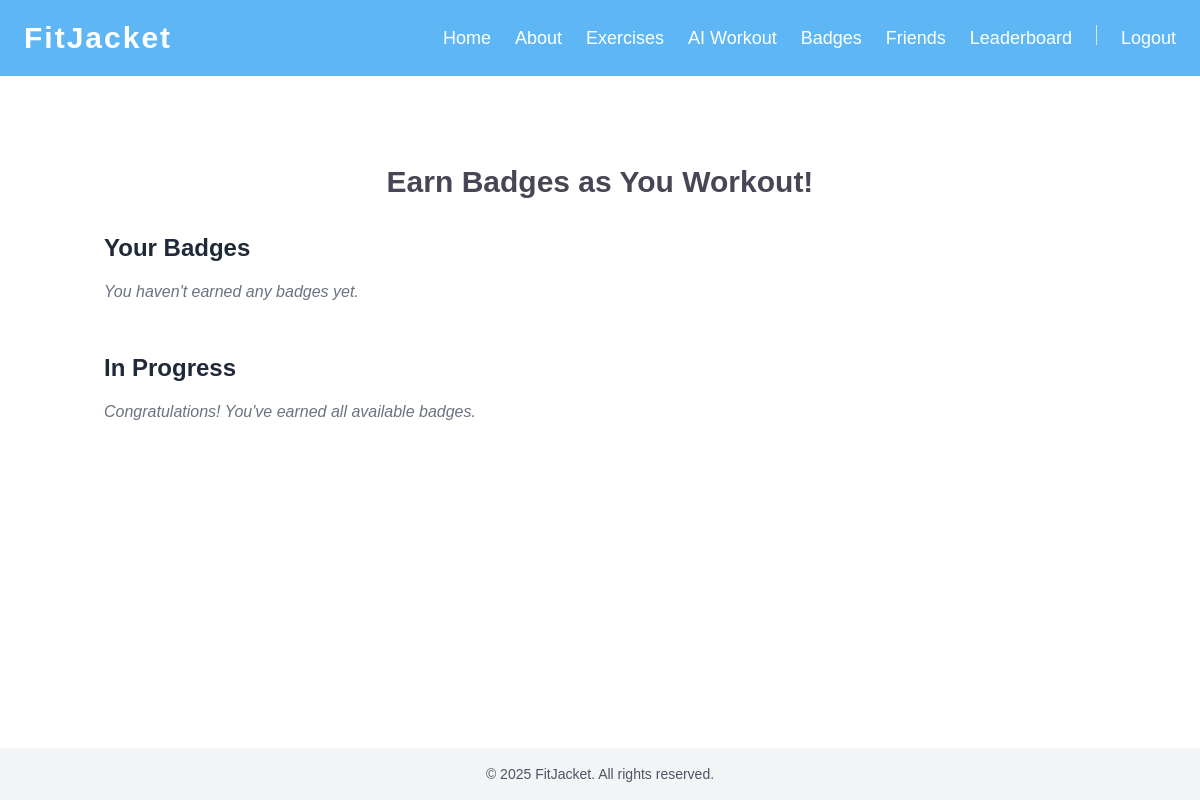
The app's page /aiworkout/badges/ (signed in), older data.
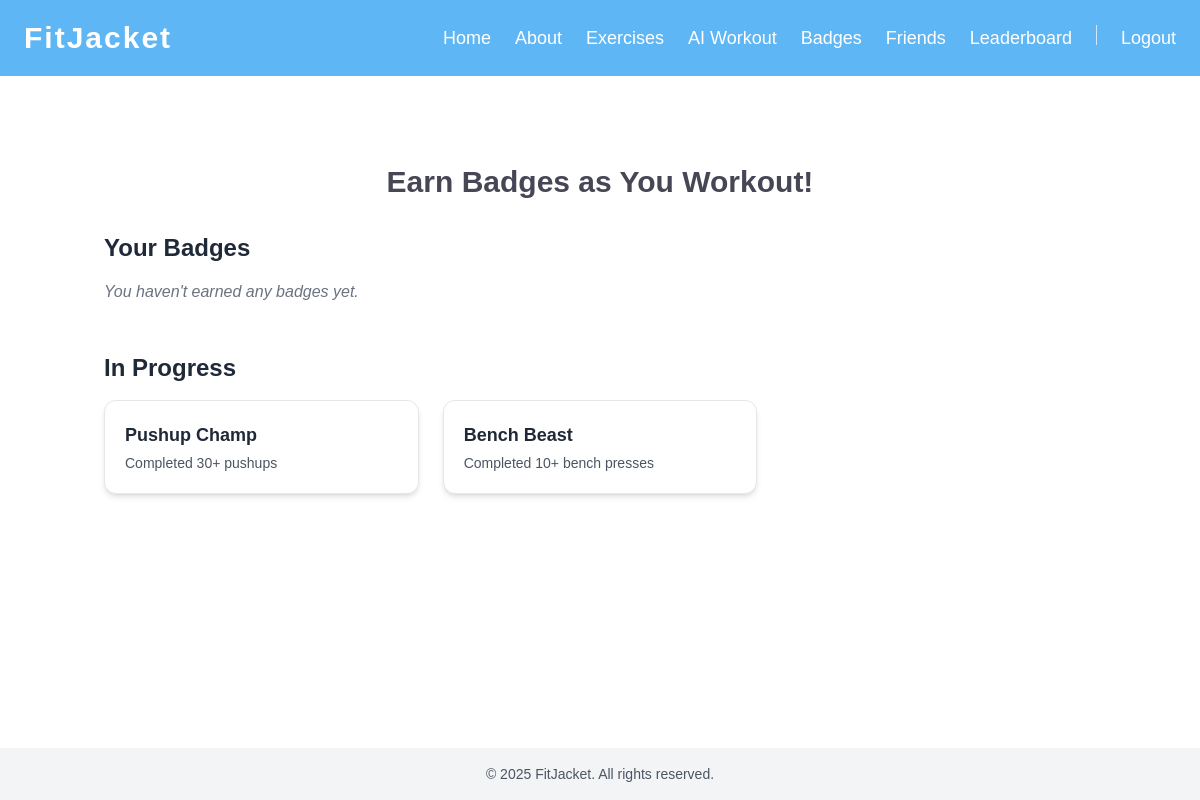
The same page, newer data.
### aiworkout/models.py (models this page shows, shortened)
class Badge(models.Model):
    name = models.CharField(max_length=100)
    description = models.TextField()
    rule_type = models.CharField(max_length=100)  # e.g., 'pushup', 'bench_press'
    threshold = models.PositiveIntegerField()      # e.g., 30 reps

### aiworkout/views.py (the view)
# urls.py: path('badges/', views.badges_view, name='badges'),
@login_required
def badges_view(request):
    user = request.user
    earned = Badge.objects.filter(userbadge__user=user)
    unearned = Badge.objects.exclude(pk__in=earned.values_list('pk', flat=True))
    return render(request, 'badges.html', {
        'earned_badges': earned,
        'unearned_badges': unearned,
    })

### aiworkout/templates/badges.html (shortened to what this page needs)
{% extends "base.html" %}
{% block content %}
<div class="max-w-5xl mx-auto px-4 py-8">
  <h1 class="text-3xl font-bold mb-8 text-center">Earn Badges as You Workout!</h1>
  <section class="mb-12">
    <h2 class="text-2xl font-semibold mb-4 text-gray-800">Your Badges</h2>
    {% if earned_badges %}
      <ul class="grid grid-cols-1 sm:grid-cols-2 md:grid-cols-3 gap-6">
        {% for badge in earned_badges %}
          <li class="bg-green-100 rounded-xl p-5 shadow-md hover:shadow-lg transition">
            <h3 class="text-lg font-semibold text-green-900 mb-1">{{ badge.name }}</h3>
            <p class="text-sm text-green-800">{{ badge.description }}</p>
          </li>
        {% endfor %}
      </ul>
    {% else %}
      <p class="italic text-gray-500">You haven't earned any badges yet.</p>
    {% endif %}
  </section>
  <section>
    <h2 class="text-2xl font-semibold mb-4 text-gray-800">In Progress</h2>
    {% if unearned_badges %}
      <ul class="grid grid-cols-1 sm:grid-cols-2 md:grid-cols-3 gap-6">
        {% for badge in unearned_badges %}
          <li class="bg-white border rounded-xl p-5 shadow-md hover:shadow-lg transition">
            <h3 class="text-lg font-semibold text-gray-800 mb-1">{{ badge.name }}</h3>
            <p class="text-sm text-gray-600">{{ badge.description }}</p>
          </li>
        {% endfor %}
      </ul>
    {% else %}
      <p class="italic text-gray-500">Congratulations! You've earned all available badges.</p>
    {% endif %}
  </section>
</div>
{% endblock %}

Row changes from the older to the newer data that the page shows:
added Badge: name "Pushup Champ", description "Completed 30+ pushups"
added Badge: name "Bench Beast", description "Completed 10+ bench presses"
Text that changed along with them:
text no longer shown: "Congratulations! You've earned all available badges."
